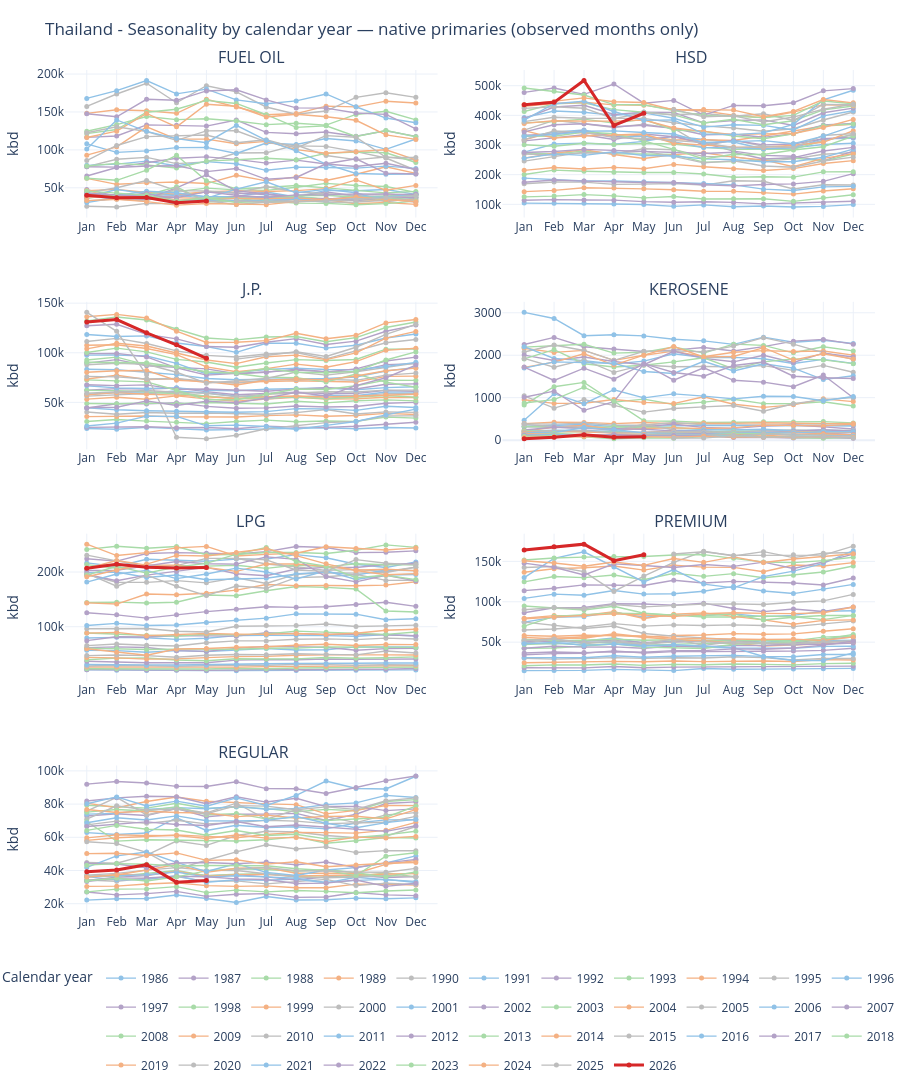

This figure's notebook cell:
### Markdown cell above
## 8. Seasonality by calendar year

### Code cell
from analytics import seasonality_by_year_chart

season_df = demand[
    (demand["product_native"].isin(MAJOR_PRODUCTS)) & (~demand["is_provisional"])
].copy()

fig = seasonality_by_year_chart(
    season_df,
    products=MAJOR_PRODUCTS,
    product_col="product_native",
    title="Thailand - Seasonality by calendar year — native primaries (observed months only)",
    units_label="kbd",
)
fig.show()
